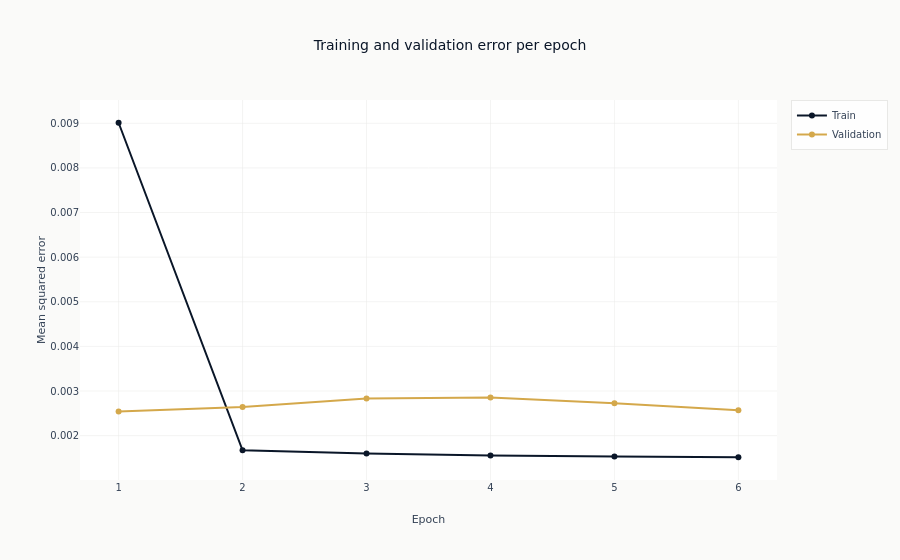

Write notebook code for a chart like this one.
### Markdown cell above
### Training convergence

The two curves are what the patience rule reads. Training error alone cannot
separate a model that is learning from one that is memorising, because both look
like progress; the validation curve turning up while the training curve keeps falling
is the signal that stops the run. Whether it fires before the epoch cap is something
to read off the figure, not to assume.

### Code cell
fig = go.Figure()
for label, key, color in [
    ("Train", "train_loss", COLORS["blue"]),
    ("Validation", "val_loss", COLORS["amber"]),
]:
    fig.add_trace(
        go.Scatter(
            x=list(range(1, len(history[key]) + 1)),
            y=history[key],
            mode="lines+markers",
            name=label,
            line={"color": color},
        )
    )
fig.update_layout(
    title="Training and validation error per epoch",
    xaxis_title="Epoch",
    yaxis_title="Mean squared error",
)
show_plotly_with_alt(
    fig,
    "A line chart of mean squared error against epoch, with one line for the training "
    "set and one for the validation set. Training stops when the validation line has "
    "gone the required number of epochs without a new minimum.",
)

### Figure 1 — Plotly figure (JSON) as saved in the notebook; plotly's stock layout.template omitted (floating-point values rounded to 4 significant figures)
{"data": [{"line": {"color": "#0a1628"}, "mode": "lines+markers", "name": "Train", "type": "scatter", "x": [1, 2, 3, 4, 5, 6], "y": [0.009012, 0.001672, 0.001602, 0.001557, 0.001531, 0.001515]}, {"line": {"color": "#D4A84B"}, "mode": "lines+markers", "name": "Validation", "type": "scatter", "x": [1, 2, 3, 4, 5, 6], "y": [0.00254, 0.002642, 0.002833, 0.002852, 0.002724, 0.002566]}], "layout": {"title": {"text": "Training and validation error per epoch"}, "xaxis": {"title": {"text": "Epoch"}}, "yaxis": {"title": {"text": "Mean squared error"}}}}
